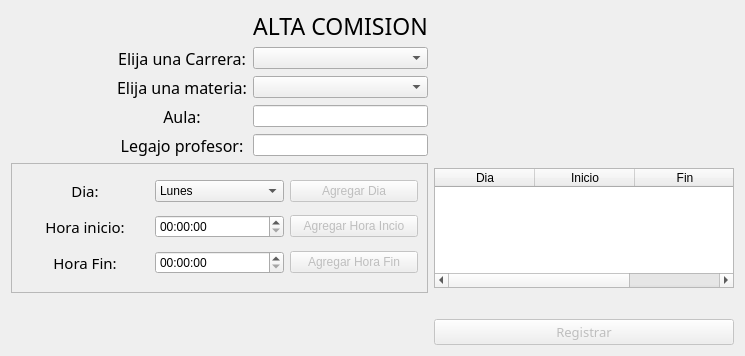
             <widget class="QWidget" name="page_alta_comi">
              <layout class="QGridLayout" name="gridLayout_10">
               <item row="3" column="0">
                <spacer name="horizontalSpacer_38">
                 <property name="orientation">
                  <enum>Qt::Horizontal</enum>
                 </property>
                 <property name="sizeType">
                  <enum>QSizePolicy::Preferred</enum>
                 </property>
                 <property name="sizeHint" stdset="0">
                  <size>
                   <width>100</width>
                   <height>20</height>
                  </size>
                 </property>
                </spacer>
               </item>
               <item row="1" column="2">
                <widget class="QComboBox" name="cb_alta_comi_carrera"/>
               </item>
               <item row="10" column="0" colspan="3">
                <widget class="QFrame" name="frame">
                 <property name="minimumSize">
                  <size>
                   <width>0</width>
                   <height>130</height>
                  </size>
                 </property>
                 <property name="frameShape">
                  <enum>QFrame::StyledPanel</enum>
                 </property>
                 <property name="frameShadow">
                  <enum>QFrame::Raised</enum>
                 </property>
                 <layout class="QGridLayout" name="gridLayout_11">
                  <item row="1" column="1">
                   <widget class="QComboBox" name="cb_alta_comi_dia">
                    <item>
                     <property name="text">
                      <string>Lunes</string>
                     </property>
                    </item>
                    <item>
                     <property name="text">
                      <string>Martes</string>
                     </property>
                    </item>
                    <item>
                     <property name="text">
                      <string>Miercoles</string>
                     </property>
                    </item>
                    <item>
                     <property name="text">
                      <string>Jueves</string>
                     </property>
                    </item>
                    <item>
                     <property name="text">
                      <string>Viernes</string>
                     </property>
                    </item>
                   </widget>
                  </item>
                  <item row="2" column="1">
                   <widget class="QTimeEdit" name="time_alta_comi_hora_inicio"/>
                  </item>
                  <item row="2" column="0">
                   <widget class="QLabel" name="label_20">
                    <property name="enabled">
                     <bool>true</bool>
                    </property>
                    <property name="font">
                     <font>
                      <family>Segoe UI Semibold</family>
                      <pointsize>11</pointsize>
                     </font>
                    </property>
                    <property name="text">
                     <string>Hora inicio:</string>
                    </property>
                    <property name="alignment">
                     <set>Qt::AlignCenter</set>
                    </property>
                   </widget>
                  </item>
                  <item row="2" column="2">
                   <widget class="QPushButton" name="btn_add_hora_inicio">
                    <property name="enabled">
                     <bool>false</bool>
                    </property>
                    <property name="text">
                     <string>Agregar Hora Incio</string>
                    </property>
                   </widget>
                  </item>
                  <item row="1" column="2">
                   <widget class="QPushButton" name="btn_add_dia">
                    <property name="enabled">
                     <bool>false</bool>
                    </property>
                    <property name="text">
                     <string>Agregar Dia</string>
                    </property>
                   </widget>
                  </item>
                  <item row="1" column="0">
                   <widget class="QLabel" name="label_21">
                    <property name="font">
                     <font>
                      <family>Segoe UI Semibold</family>
                      <pointsize>11</pointsize>
                     </font>
                    </property>
                    <property name="text">
                     <string>Dia:</string>
                    </property>
                    <property name="alignment">
                     <set>Qt::AlignCenter</set>
                    </property>
                   </widget>
                  </item>
                  <item row="3" column="0">
                   <widget class="QLabel" name="label_26">
                    <property name="font">
                     <font>
                      <family>Segoe UI Semibold</family>
                      <pointsize>11</pointsize>
                     </font>
                    </property>
                    <property name="text">
                     <string>Hora Fin:</string>
                    </property>
                    <property name="alignment">
                     <set>Qt::AlignCenter</set>
                    </property>
                   </widget>
                  </item>
                  <item row="3" column="1">
                   <widget class="QTimeEdit" name="time_alta_comi_hora_fin"/>
                  </item>
                  <item row="3" column="2">
                   <widget class="QPushButton" name="btn_add_hora_fin">
                    <property name="enabled">
                     <bool>false</bool>
                    </property>
                    <property name="text">
                     <string>Agregar Hora Fin</string>
                    </property>
                   </widget>
                  </item>
                 </layout>
                </widget>
               </item>
               <item row="11" column="3">
                <widget class="QLabel" name="label_error_correl_2">
                 <property name="enabled">
                  <bool>true</bool>
                 </property>
                 <property name="maximumSize">
                  <size>
                   <width>16777215</width>
                   <height>15</height>
                  </size>
                 </property>
                 <property name="styleSheet">
                  <string notr="true">color:red;</string>
                 </property>
                 <property name="text">
                  <string/>
                 </property>
                </widget>
               </item>
               <item row="1" column="1">
                <widget class="QLabel" name="label_23">
                 <property name="font">
                  <font>
                   <family>Segoe UI Semibold</family>
                   <pointsize>12</pointsize>
                  </font>
                 </property>
                 <property name="text">
                  <string>Elija una Carrera:</string>
                 </property>
                 <property name="alignment">
                  <set>Qt::AlignCenter</set>
                 </property>
                </widget>
               </item>
               <item row="4" column="0">
                <spacer name="horizontalSpacer_44">
                 <property name="orientation">
                  <enum>Qt::Horizontal</enum>
                 </property>
                 <property name="sizeType">
                  <enum>QSizePolicy::Preferred</enum>
                 </property>
                 <property name="sizeHint" stdset="0">
                  <size>
                   <width>100</width>
                   <height>20</height>
                  </size>
                 </property>
                </spacer>
               </item>
               <item row="4" column="2">
                <widget class="QLineEdit" name="input_alta_comi_legajo_profe"/>
               </item>
               <item row="4" column="1">
                <widget class="QLabel" name="label_22">
                 <property name="font">
                  <font>
                   <family>Segoe UI Semibold</family>
                   <pointsize>12</pointsize>
                  </font>
                 </property>
                 <property name="text">
                  <string>Legajo profesor:</string>
                 </property>
                 <property name="alignment">
                  <set>Qt::AlignCenter</set>
                 </property>
                </widget>
               </item>
               <item row="2" column="1">
                <widget class="QLabel" name="label_24">
                 <property name="font">
                  <font>
                   <family>Segoe UI Semibold</family>
                   <pointsize>12</pointsize>
                  </font>
                 </property>
                 <property name="text">
                  <string>Elija una materia:</string>
                 </property>
                 <property name="alignment">
                  <set>Qt::AlignCenter</set>
                 </property>
                </widget>
               </item>
               <item row="4" column="3">
                <spacer name="horizontalSpacer_40">
                 <property name="orientation">
                  <enum>Qt::Horizontal</enum>
                 </property>
                 <property name="sizeHint" stdset="0">
                  <size>
                   <width>300</width>
                   <height>20</height>
                  </size>
                 </property>
                </spacer>
               </item>
               <item row="1" column="0">
                <spacer name="horizontalSpacer_37">
                 <property name="orientation">
                  <enum>Qt::Horizontal</enum>
                 </property>
                 <property name="sizeType">
                  <enum>QSizePolicy::Preferred</enum>
                 </property>
                 <property name="sizeHint" stdset="0">
                  <size>
                   <width>100</width>
                   <height>20</height>
                  </size>
                 </property>
                </spacer>
               </item>
               <item row="12" column="3">
                <widget class="QPushButton" name="btn_registro_comi">
                 <property name="enabled">
                  <bool>false</bool>
                 </property>
                 <property name="font">
                  <font>
                   <family>Segoe UI Semibold</family>
                   <pointsize>10</pointsize>
                  </font>
                 </property>
                 <property name="text">
                  <string>Registrar</string>
                 </property>
                </widget>
               </item>
               <item row="2" column="3">
                <spacer name="horizontalSpacer_43">
                 <property name="orientation">
                  <enum>Qt::Horizontal</enum>
                 </property>
                 <property name="sizeHint" stdset="0">
                  <size>
                   <width>300</width>
                   <height>20</height>
                  </size>
                 </property>
                </spacer>
               </item>
               <item row="1" column="3">
                <spacer name="horizontalSpacer_42">
                 <property name="orientation">
                  <enum>Qt::Horizontal</enum>
                 </property>
                 <property name="sizeHint" stdset="0">
                  <size>
                   <width>300</width>
                   <height>20</height>
                  </size>
                 </property>
                </spacer>
               </item>
               <item row="2" column="0">
                <spacer name="horizontalSpacer_41">
                 <property name="orientation">
                  <enum>Qt::Horizontal</enum>
                 </property>
                 <property name="sizeType">
                  <enum>QSizePolicy::Preferred</enum>
                 </property>
                 <property name="sizeHint" stdset="0">
                  <size>
                   <width>100</width>
                   <height>20</height>
                  </size>
                 </property>
                </spacer>
               </item>
               <item row="3" column="1">
                <widget class="QLabel" name="label_25">
                 <property name="sizePolicy">
                  <sizepolicy hsizetype="Preferred" vsizetype="Preferred">
                   <horstretch>0</horstretch>
                   <verstretch>0</verstretch>
                  </sizepolicy>
                 </property>
                 <property name="font">
                  <font>
                   <family>Segoe UI Semibold</family>
                   <pointsize>12</pointsize>
                  </font>
                 </property>
                 <property name="text">
                  <string>Aula:</string>
                 </property>
                 <property name="alignment">
                  <set>Qt::AlignCenter</set>
                 </property>
                </widget>
               </item>
               <item row="3" column="3">
                <spacer name="horizontalSpacer_39">
                 <property name="orientation">
                  <enum>Qt::Horizontal</enum>
                 </property>
                 <property name="sizeType">
                  <enum>QSizePolicy::Expanding</enum>
                 </property>
                 <property name="sizeHint" stdset="0">
                  <size>
                   <width>300</width>
                   <height>20</height>
                  </size>
                 </property>
                </spacer>
               </item>
               <item row="10" column="3">
                <widget class="QTableWidget" name="tW_alta_comi">
                 <property name="maximumSize">
                  <size>
                   <width>16777215</width>
                   <height>120</height>
                  </size>
                 </property>
                 <column>
                  <property name="text">
                   <string>Dia</string>
                  </property>
                  <property name="textAlignment">
                   <set>AlignCenter</set>
                  </property>
                 </column>
                 <column>
                  <property name="text">
                   <string>Inicio</string>
                  </property>
                 </column>
                 <column>
                  <property name="text">
                   <string>Fin</string>
                  </property>
                 </column>
                </widget>
               </item>
               <item row="2" column="2">
                <widget class="QComboBox" name="cb_alta_comi_materia"/>
               </item>
               <item row="0" column="2">
                <widget class="QLabel" name="label_39">
                 <property name="maximumSize">
                  <size>
                   <width>16777215</width>
                   <height>30</height>
                  </size>
                 </property>
                 <property name="font">
                  <font>
                   <family>Segoe UI Semibold</family>
                   <pointsize>17</pointsize>
                  </font>
                 </property>
                 <property name="text">
                  <string>ALTA COMISION</string>
                 </property>
                 <property name="alignment">
                  <set>Qt::AlignCenter</set>
                 </property>
                </widget>
               </item>
               <item row="3" column="2">
                <widget class="QLineEdit" name="input_alta_comi_aula"/>
               </item>
               <item row="12" column="0" colspan="3">
                <widget class="QLabel" name="label_informe_alta_comision">
                 <property name="enabled">
                  <bool>true</bool>
                 </property>
                 <property name="styleSheet">
                  <string notr="true">color:green;</string>
                 </property>
                 <property name="text">
                  <string/>
                 </property>
                 <property name="alignment">
                  <set>Qt::AlignCenter</set>
                 </property>
                </widget>
               </item>
              </layout>
             </widget>
